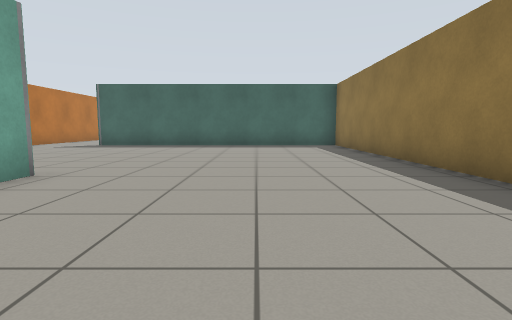
View 1 (above)

17 first-person views from a walk through a Gazebo world. The camera is 0.72 m above the floor, tilts 6° down and sees 80° across. The floor is counted in squares, 1 m on a side. Each view is taken from the middle of a square. On the plan, view 1 faces up. The plan holds only what a view shows up to about 10 squares ahead; the rest is blank.

View 2
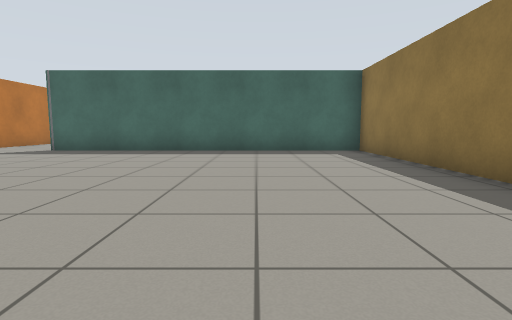

View 3
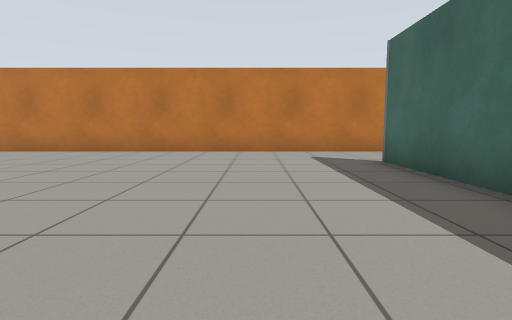

View 4
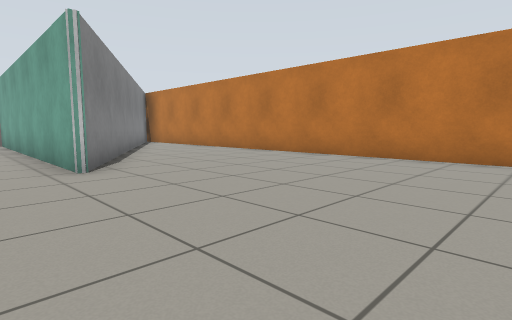

View 5
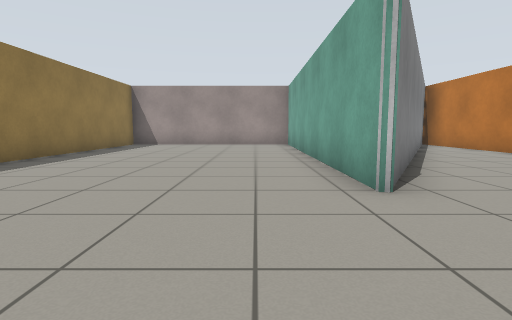

View 6
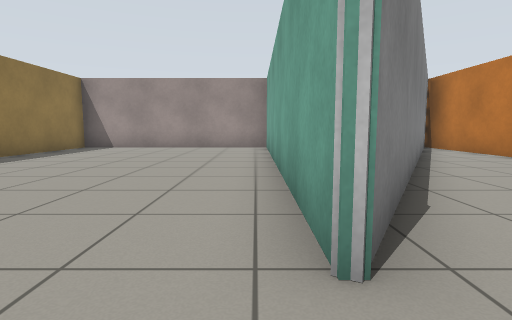

View 7
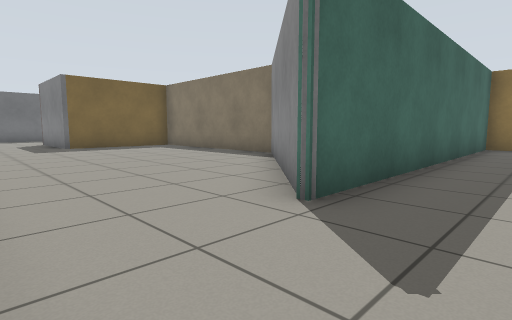

View 8
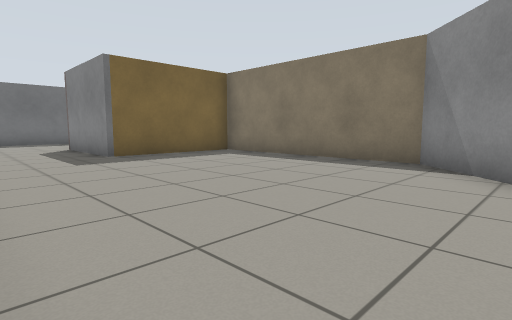

View 9
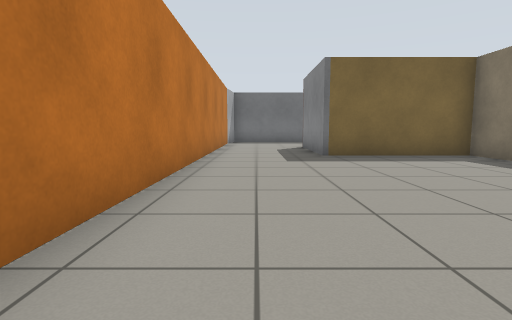

View 10
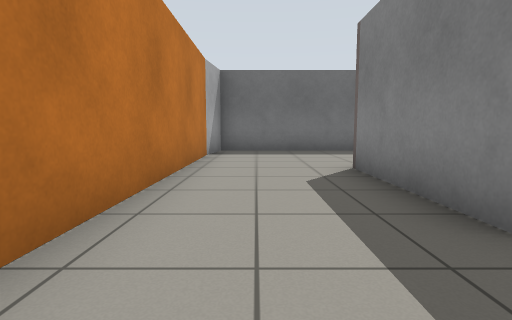

View 11
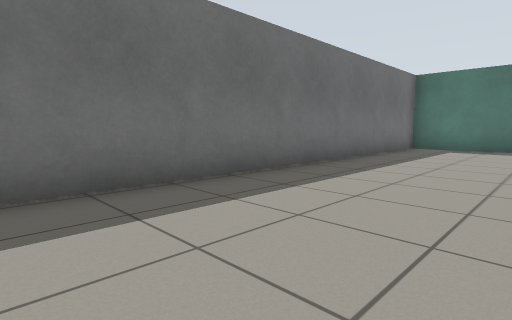

View 12
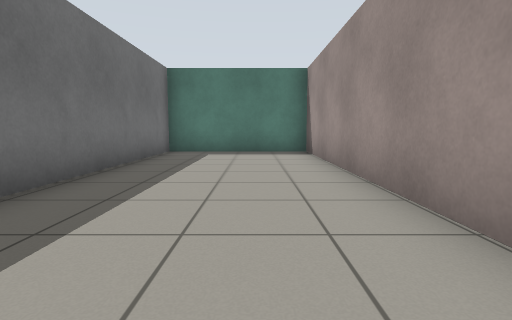

View 13
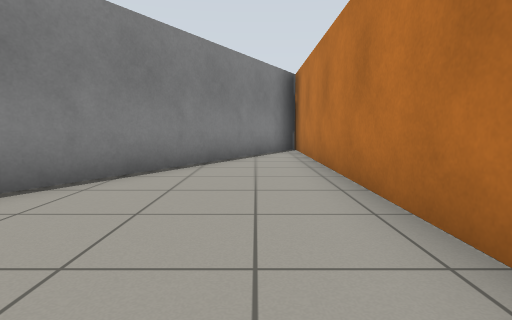

View 14
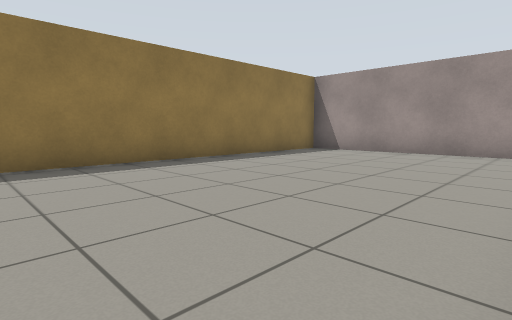

View 15
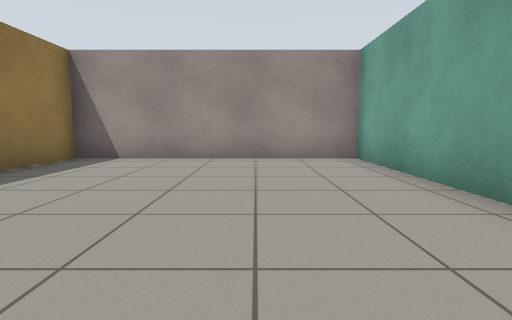

View 16
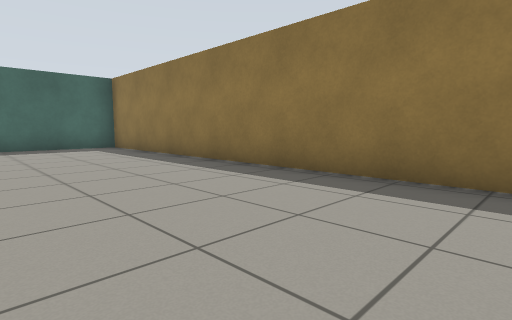

View 17
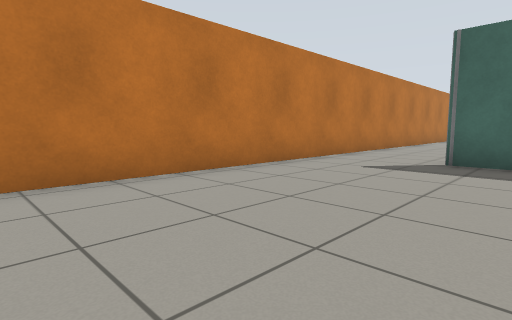

### Floor plan
Points are (right, up) in squares from view 1. A wall is a line through its corners. A room is listed if a view was taken in it or the views show most of it. See-through windows are left out.
Room 1 (views 1, 2, 3, 4, 5, 6, 7, 8, 9, 10, 11, 12, 13, 14, 15, 16, 17)
walls: (-4.2, 26.5) (3.3, 26.5) (3.3, 30.7) (-9.1, 30.7) (-9.3, 29); (-9.2, -5.2) (-3.4, 4.8) (-3.4, -5.2) (3.3, -5.2) (3.3, 12.7) (-6.6, 12.7) (-2.4, 17) (-2.4, 23) (-6.3, 23) (-6.3, 26.5); (-9.3, 29.2) (-9.3, -5)

Positions as (right, up) in squares from view 1, and headings:
1: (0, 0), facing up
2: (0, 3), facing up
3: (0, 10), facing left
4: (-2, 10), facing down-left
5: (-2, 8), facing down
6: (-3, 6), facing down
7: (-9, 11), facing up-right
8: (-9, 15), facing up-right
9: (-8, 15), facing up
10: (-8, 21), facing up
11: (-8, 27), facing up-right
12: (-6, 28), facing right
13: (-8, 5), facing down
14: (-3, 4), facing down-right
15: (-1, 2), facing down
16: (-1, 1), facing up-right
17: (-5, 6), facing up-left
